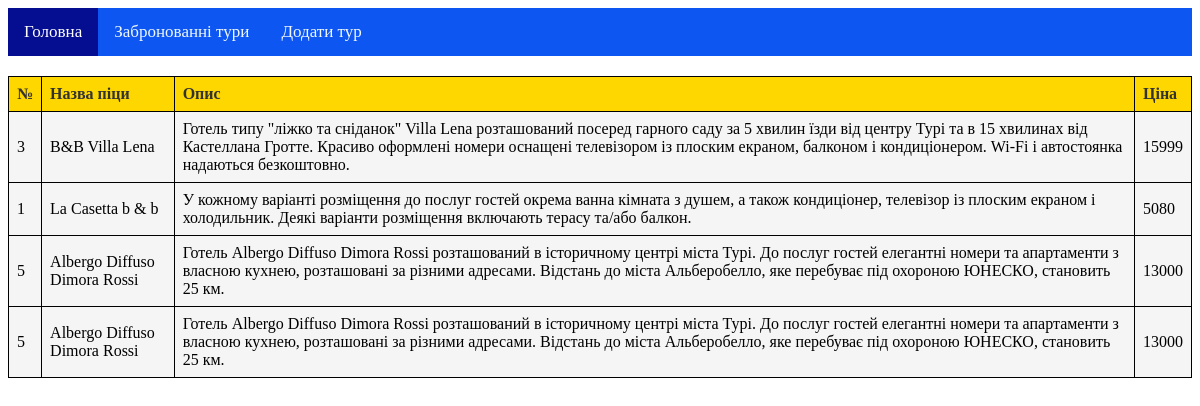
The app's page /forbidden_tours/, older data.
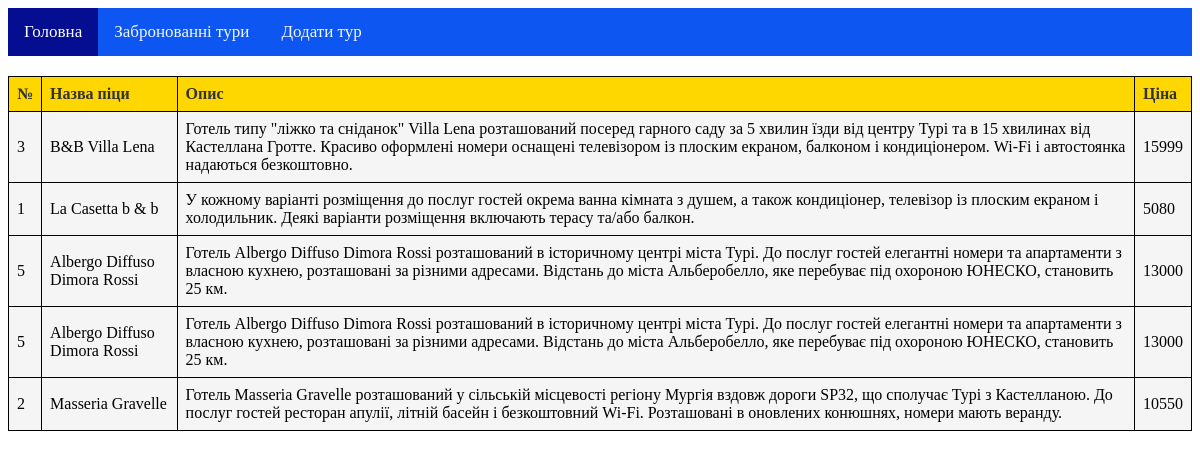
The same page, newer data.
### tables this page shows
CREATE TABLE saved_tours (
                id INTEGER PRIMARY KEY AUTOINCREMENT,
                tour_id INTEGER,
                name TEXT,
                description TEXT,
                price INTEGER,
                FOREIGN KEY (tour_id) REFERENCES posts (ID));

### main.py (the view)
@app.route("/forbidden_tours/")
def forbidden_tours():
    conn = sqlite3.connect(DATABASE)
    cursor = conn.cursor()
    cursor.execute("SELECT * FROM saved_tours")
    tours_saved = cursor.fetchall()
    conn.close()
    return render_template("base.html", tours_saved=tours_saved)

### templates/base.html (shortened to what this page needs)
<!DOCTYPE html>
<html lang="en">
<head>
    <link rel="stylesheet" href="{{url_for('static', filename='style.css') }}">
</head>
<body>
<div class="container">
    <a class="active" href="/">Головна</a>
    <a href="/forbidden_tours">Забронованні тури</a>
    <a href="/add_tours">Додати тур</a>
</div>
<table>
    <thead>
    <tr>
        <th>№</th>
        <th>Назва піци</th>
        <th>Опис</th>
        <th>Ціна</th>
    </tr>
    </thead>
    <tbody>
    {% for data in tours_saved %}
    <tr>
        <td>{{ data[1] }}</td>
        <td>{{ data[2] }}</td>
        <td>{{ data[3] }}</td>
        <td>{{ data[4] }}</td>
    </tr>
    {% endfor %}
    </tbody>
</table>
</body>
</html>

### static/style.css (style rules this page uses)
.container { overflow: hidden; background-color: rgb(13, 86, 242); }
.container a { float: left; color: aliceblue; text-align: center; padding: 14px 16px; text-decoration: none; font-size: 17px; }
.container a.active { background-color: rgb(5, 14, 145); color: white; }

### templates/base.html (style rules this page uses)
table { width: 100%; border-collapse: collapse; margin-top: 20px; }
th { background-color: #FFD700; color: #333; padding: 10px; }
tbody tr { background-color: #F5F5F5; }
td { padding: 8px; }
a { color: #007BFF; text-decoration: none; }
table { width: 100%; border-collapse: collapse; }
table, th, td { border: 1px solid black; }
th, td { padding: 8px; text-align: left; }

Row changes from the older to the newer data that the page shows:
added saved_tours: tour "2", name "Masseria Gravelle", description "Готель Masseria Gravelle розташований у сільській місцевості регіону Мургія вздовж дороги SP32, що сполучає Турі з Кастелланою. До послуг гостей ресторан апулії, літній басейн і безкоштовний Wi-Fi. Розташовані в оновлених конюшнях, номери мають веранду.", price "10550"
